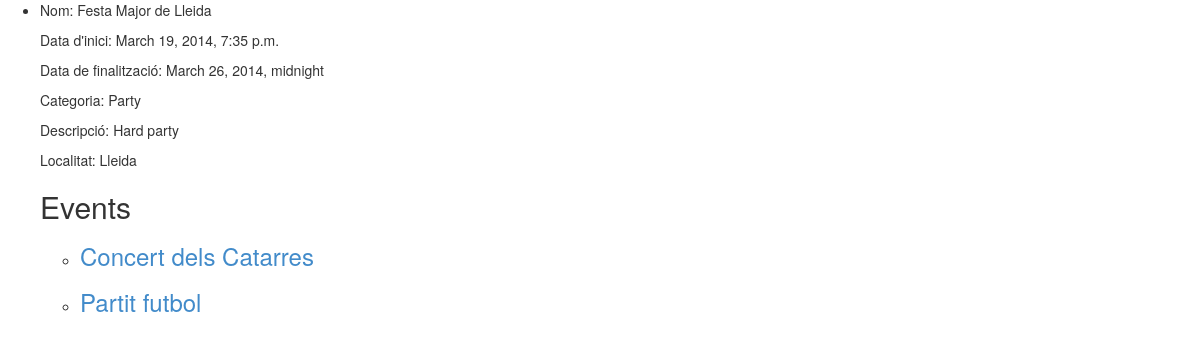
Before: /festes/1 with the older database file.
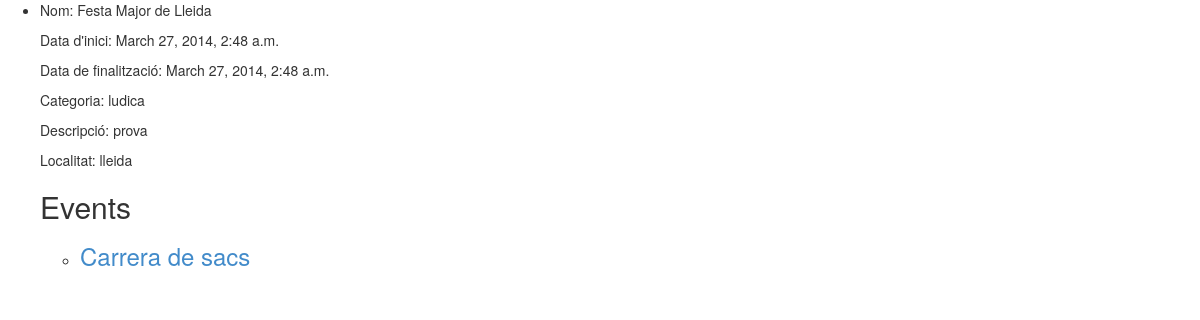
After: the same page with the newer database file.
### ifestes/models.py (models this page shows, shortened)
class Festes(models.Model):
    nom = models.CharField(max_length=50)
    data_inici = models.DateTimeField()
    data_fi = models.DateTimeField()
    categoria = models.CharField(max_length=30)
    descripcio = models.TextField(max_length=200)
    localitat = models.CharField(max_length=30)

class Events(models.Model):
    nom = models.CharField(max_length=50)
    tipus = models.CharField(max_length=30)
    descripcio = models.TextField(max_length=200)
    festa = models.ForeignKey(Festes)
    ubicacio = models.ForeignKey(Ubicacions)
    data = models.DateTimeField()

### ifestes/views.py (the view)
# urls.py: url(r'^festes/(\d+)/$', festa),
def festa(request, idFesta, format='html'):
    try:
        la_festa = Festes.objects.get(id=idFesta)
    except:
        raise Http404('No existeix aquesta festa')
    if(format == 'html'):
        events = Events.objects.filter(festa=la_festa)
        variables = Context({
            'festa': la_festa,
            'events': events,
            'titlehead': 'Detalls de la Festa',
            'pagetitle': la_festa.nom,
            })
        return render(request, "festa.html", variables)
    else:
        return formate(format, Festes.objects.filter(id=idFesta))

### ifestes/templates/festa.html
{% extends "layout.html" %}
{% block content %}
{% if festa %}
    <ul>
        <li>
        <p>Nom: {{ festa.nom }}</p>
        <p>Data d'inici: {{ festa.data_inici }}</p>
        <p>Data de finalització: {{ festa.data_fi }}</p>
        <p>Categoria: {{ festa.categoria}}</p>
        <p>Descripció: {{ festa.descripcio }}</p>
        <p>Localitat: {{ festa.localitat }}</p>
        {% if events %}
            <h2>Events</h2>
            <ul>
            {% for event in events %}
                <li><a href="/events/{{event.id}}"><h3>{{event.nom}}</h3></a></li>
            {% endfor %}
            </ul>
        {% else %}
            <p>No hi ha cap event</p>
        {% endif %}
        </li>
    </ul>
{% else %}
    <p>No existeix aquesta festa.</p>
{% endif %}
{% endblock %}

### ifestes/templates/layout.html (shortened to what this page needs)
{% load staticfiles %}
<!doctype html>
<html>
    <head>
    <link href="{% static "css/bootstrap.min.css" %}" rel="stylesheet">
    </head>
<body>
    {% block content %}{% endblock %}
</body>
</html>

Changed rows visible on the page:
removed Events: nom "Concert dels Catarres"
removed Events: nom "Partit futbol"
changed Festes "Festa Major de Lleida": data_inici "March 19, 2014, 7:35 p.m." → "March 27, 2014, 2:48 a.m."; data_fi "March 26, 2014, midnight" → "March 27, 2014, 2:48 a.m."; categoria "Party" → "ludica"; descripcio "Hard party" → "prova"; localitat "Lleida" → "lleida"
added Events: nom "Carrera de sacs"
